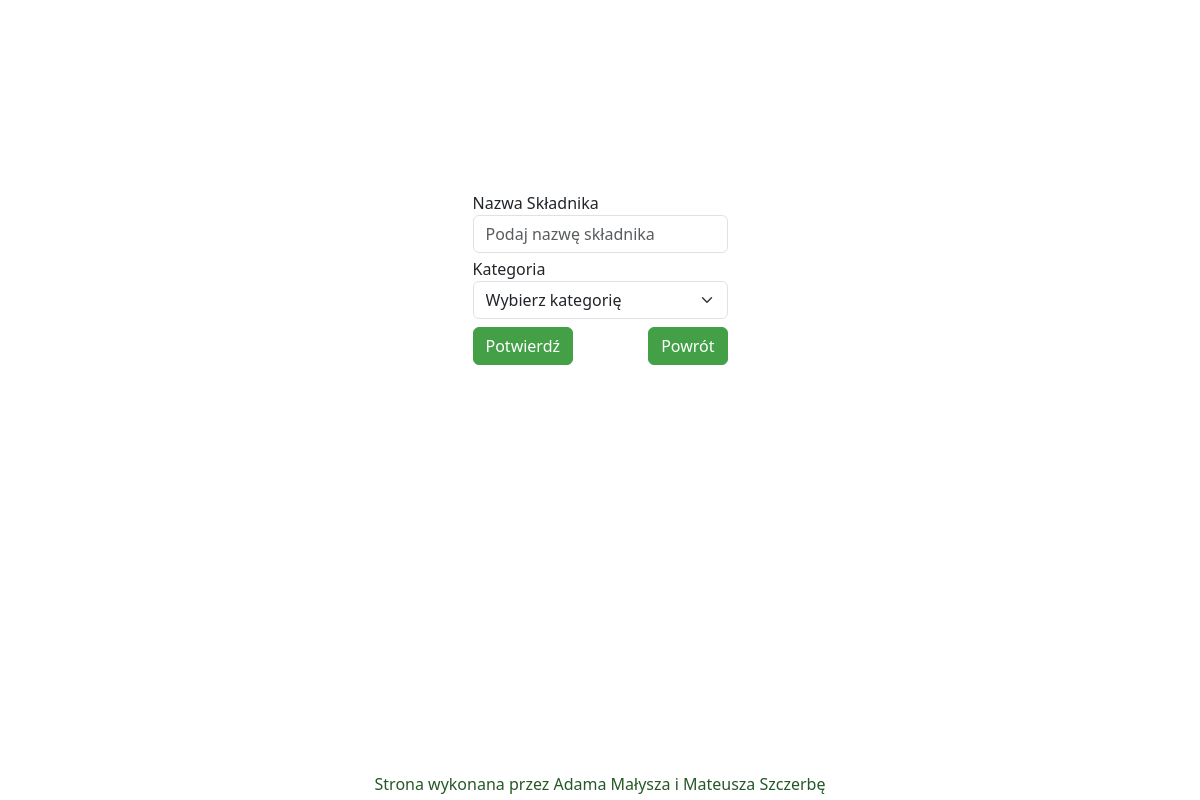
/admin/edit/skladnik/2 (signed in), run on an earlier commit of the app's database.
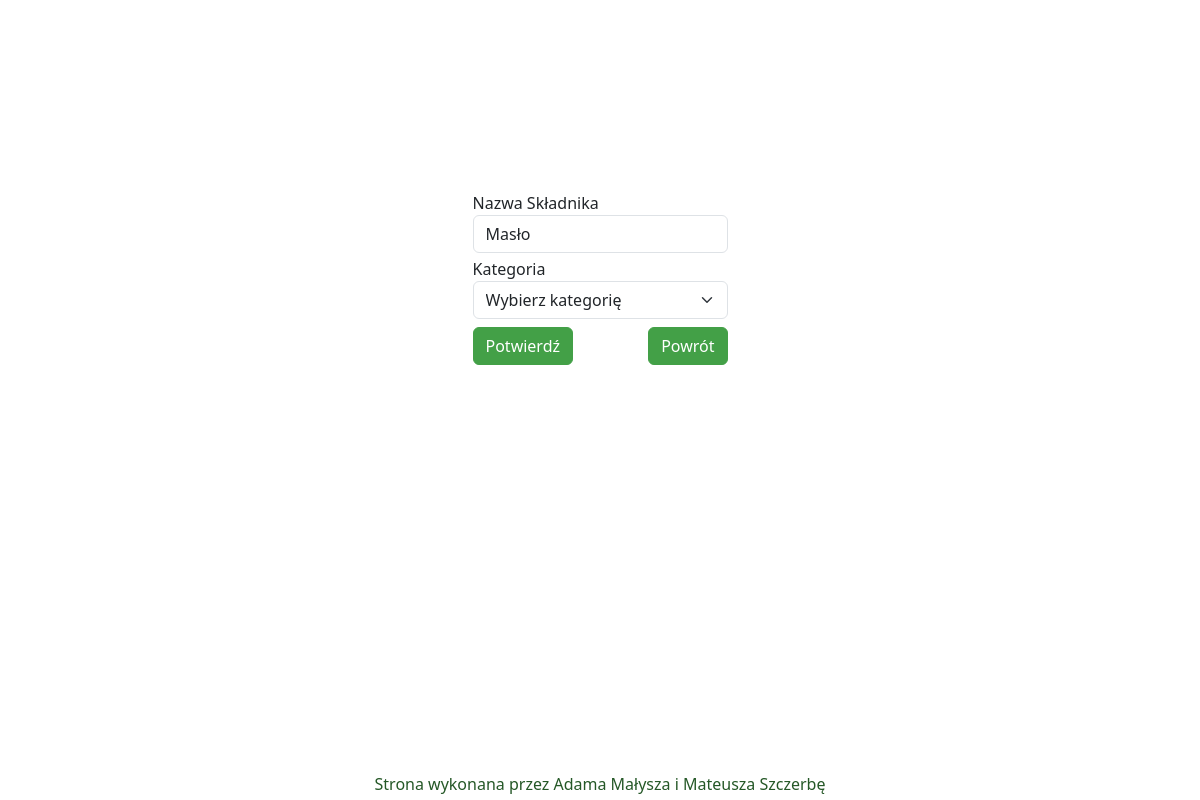
And on a later commit of the database.
### website/models.py (models this page shows)
class Ingredient(db.Model):
    id = db.Column(db.Integer, primary_key=True,autoincrement=True)
    name = db.Column(db.String(100))
    category = db.Column(db.Integer)

### website/admin.py (the view, shortened to what this page needs)
@admin.route('/edit/skladnik/<int:id>', methods=['POST', 'GET'])
def edit(id):
    if current_user.is_authenticated:
        skladnik = Ingredient.query.filter_by(id=id).first()
        if request.method == 'POST':
            skladnik.name = request.form.get('name')
            skladnik.category = request.form.get('category')
            database_commit(skladnik)
            flash('Skladnik został edytowany!', category='success')
            return redirect('/admin')
        return render_template('editSkladnik.html', skladnik=skladnik)

### website/Templates/editSkladnik.html (shortened to what this page needs)
{%extends 'base.html' %}
{% block content %}
<div class="container w-25 admin-25">
    <form method="POST">
        <label for="name">Nazwa Składnika</label>
        <input type="text" class="mb-1 form-control" id="name" name="name" placeholder="Podaj nazwę składnika"
            value="{{skladnik.name}}" required="required" />
        <label for="category">Kategoria</label>
        <select class="form-select mb-1 form-control" id="category" name="category" required>
            <option disabled selected value>Wybierz kategorię</option>
        </select>
        <div class="row">
            <div class="col-6">
                <button type="submit" class="mt-1 btn btn-primary">Potwierdź</button>
            </div>
    </form>
    <div class="col-6">
        <a class="mt-1 btn btn-primary btn-return float-end" role="button" href="/admin">Powrót</a>
    </div>
</div>
{% endblock %}

What changed in the data, as far as the page shows it:
added Ingredient: name "Masło"
